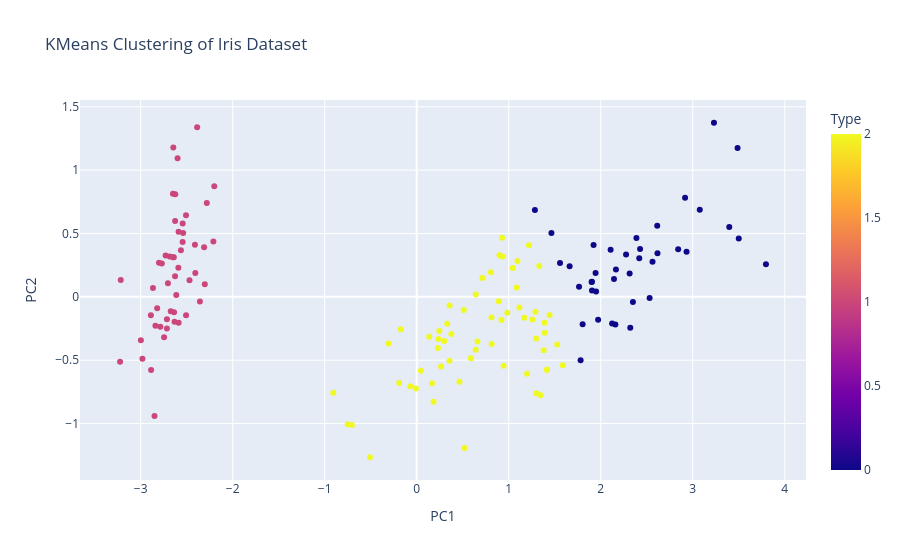

Notebook code for this chart:
### Code cell
df_plot = pd.DataFrame({"PC1": x_pca[:, 0], "PC2": x_pca[:, 1], "Type": cluster})
px.scatter(df_plot, x="PC1", y="PC2", color="Type", title="KMeans Clustering of Iris Dataset")

### Figure 1 — Plotly figure (JSON) as saved in the notebook; plotly's stock layout.template omitted (floating-point values rounded to 4 significant figures; data arrays with more than 128 entries replaced by an {"elided": "..."} marker saying what was removed)
{"data": [{"hovertemplate": "PC1=%{x}<br>PC2=%{y}<br>Type=%{marker.color}<extra></extra>", "legendgroup": "", "marker": {"color": {"elided": "150 int values"}, "coloraxis": "coloraxis", "symbol": "circle"}, "mode": "markers", "name": "", "orientation": "v", "showlegend": false, "type": "scatter", "x": {"elided": "150 float values"}, "xaxis": "x", "y": {"elided": "150 float values"}, "yaxis": "y"}], "layout": {"coloraxis": {"colorbar": {"title": {"text": "Type"}}, "colorscale": [[0, "#0d0887"], [0.1111, "#46039f"], [0.2222, "#7201a8"], [0.3333, "#9c179e"], [0.4444, "#bd3786"], [0.5556, "#d8576b"], [0.6667, "#ed7953"], [0.7778, "#fb9f3a"], [0.8889, "#fdca26"], [1, "#f0f921"]]}, "legend": {"tracegroupgap": 0}, "title": {"text": "KMeans Clustering of Iris Dataset"}, "xaxis": {"anchor": "y", "domain": [0, 1], "title": {"text": "PC1"}}, "yaxis": {"anchor": "x", "domain": [0, 1], "title": {"text": "PC2"}}}}
